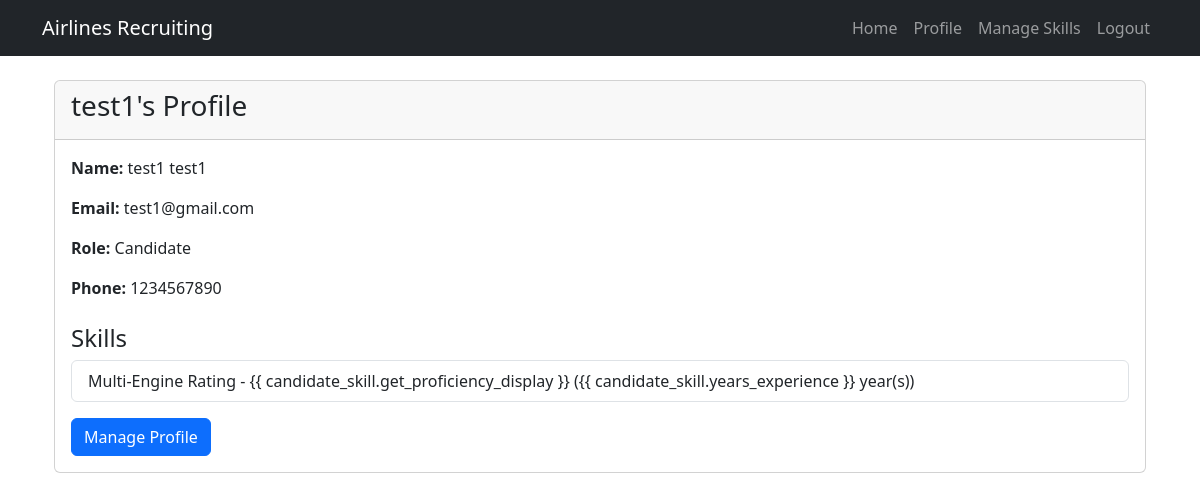
/profile/ (signed in), run on the app's committed database.
### home/models.py (models this page shows, shortened)
class User(AbstractUser):
    RECRUITER = 'recruiter'
    CANDIDATE = 'candidate'
    DEPARTMENT_MANAGER = 'department_manager'
    HR_COORDINATOR = 'hr_coordinator'
    ROLE_CHOICES = [
        (RECRUITER, 'Recruiter'),
        (CANDIDATE, 'Candidate'),
        (DEPARTMENT_MANAGER, 'Department Manager'),
        (HR_COORDINATOR, 'HR Coordinator'),
    ]
    role = models.CharField(max_length=20, choices=ROLE_CHOICES, default=CANDIDATE)
    phone_number = models.CharField(max_length=15, blank=True, null=True)

class CandidateSkill(models.Model):
    BEGINNER = 'beginner'
    INTERMEDIATE = 'intermediate'
    ADVANCED = 'advanced'
    EXPERT = 'expert'
    PROFICIENCY_CHOICES = [
        (BEGINNER, 'Beginner'),
        (INTERMEDIATE, 'Intermediate'),
        (ADVANCED, 'Advanced'),
        (EXPERT, 'Expert'),
    ]
    candidate = models.ForeignKey(Candidate, on_delete=models.CASCADE)
    skill = models.ForeignKey(Skill, on_delete=models.CASCADE)
    proficiency = models.CharField(max_length=15, choices=PROFICIENCY_CHOICES, default=BEGINNER)
    years_experience = models.PositiveIntegerField(default=0)
    class Meta:
        unique_together = ('candidate', 'skill')

class Skill(models.Model):
    name = models.CharField(max_length=100)
    description = models.TextField(blank=True)
    category = models.CharField(max_length=100)

### home/views.py (the view)
# urls.py: path('profile/', views.profile, name='profile'),
@login_required
def profile(request):
    candidate = None
    candidate_skills = []
    if request.user.role == 'candidate':
        candidate, created = Candidate.objects.get_or_create(user=request.user)
        candidate_skills = CandidateSkill.objects.filter(candidate=candidate)
    context = {
        'candidate': candidate,
        'candidate_skills': candidate_skills,
    }
    return render(request, 'profile.html', context)

### home/templates/profile.html
{% extends "base.html" %} {% block content %}
<div class="container mt-4">
  <div class="card">
    <div class="card-header">
      <h3>{{ user.username }}'s Profile</h3>
    </div>
    <div class="card-body">
      <p><strong>Name:</strong> {{ user.first_name }} {{ user.last_name }}</p>
      <p><strong>Email:</strong> {{ user.email }}</p>
      <p><strong>Role:</strong> {{ user.get_role_display }}</p>
      {% if user.phone_number %}
      <p><strong>Phone:</strong> {{ user.phone_number }}</p>
      {% endif %} {% if user.role == 'candidate' %}
      <h4 class="mt-4">Skills</h4>
      {% if candidate_skills %}
      <ul class="list-group">
        {% for candidate_skill in candidate_skills %}
        <li class="list-group-item">
          {{ candidate_skill.skill.name }} - {{
          candidate_skill.get_proficiency_display }} ({{
          candidate_skill.years_experience }} year(s))
        </li>
        {% endfor %}
      </ul>
      {% else %}
      <p>No skills added yet.</p>
      {% endif %}
      <a href="{% url 'manage_skills' %}" class="btn btn-primary mt-3"
        >Manage Profile</a
      >
      {% endif %}
    </div>
  </div>
</div>
{% endblock %}

### data on the page
User: username "test1", first_name "test1", last_name "test1", email "test1@gmail.com", role "Candidate", phone_number "1234567890"
CandidateSkill: skill.name "Multi-Engine Rating"
